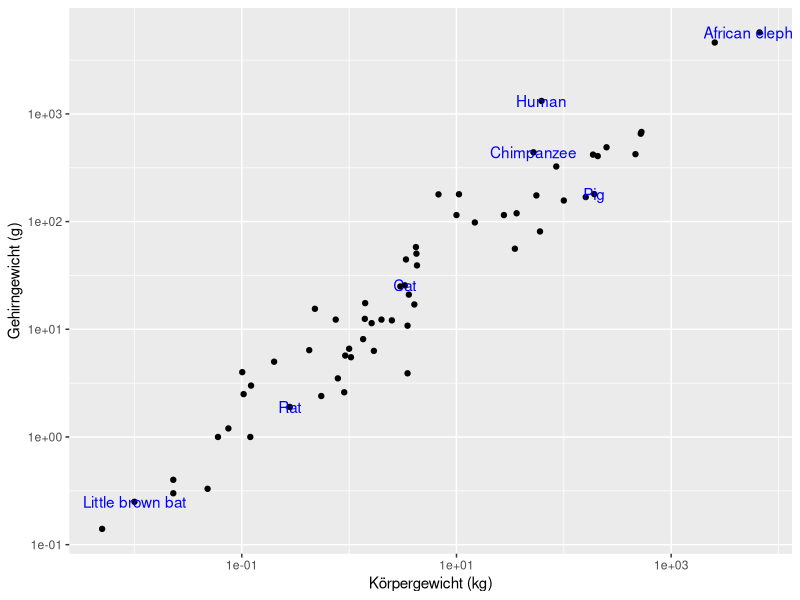
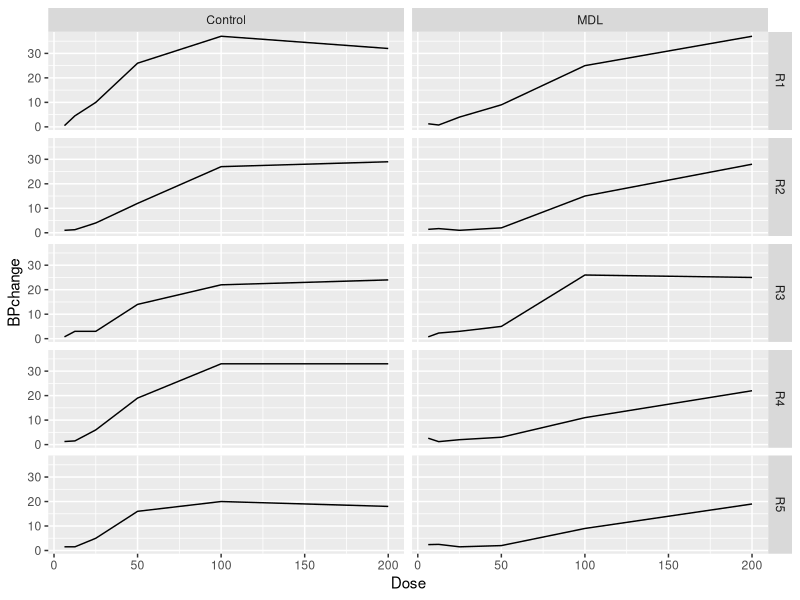
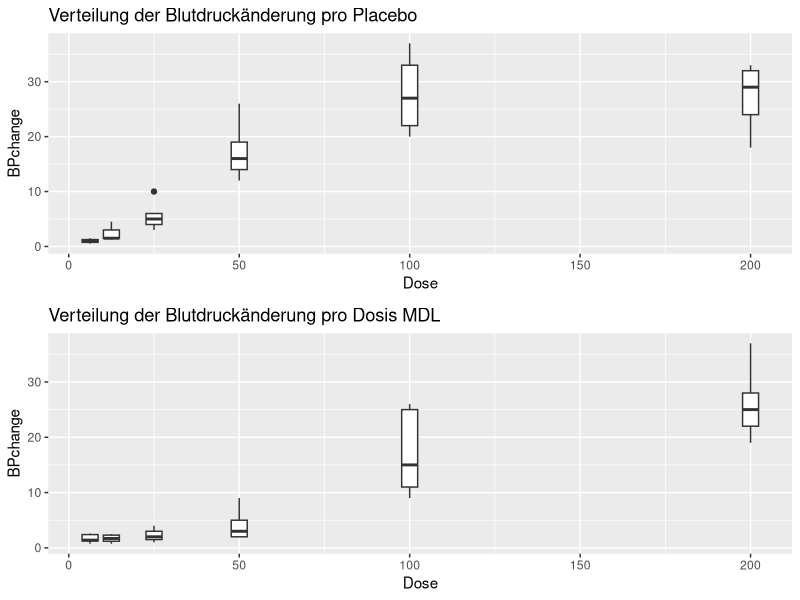

These charts were generated, in order, by the following R code:
## ---- chunk 1
library(knitr)
library(MASS)
library(ggplot2)
library(scales)
library(dplyr)
library(gridExtra)
## ---- chunk 2
#include_graphics("fig/tiere-gewicht.jpg")
## ---- chunk 3
selected_mammals = mammals[c("Pig","Rat", "African elephant", "Chimpanzee", "Cat", 
"Human", "Little brown bat"), ] # rausgefilterte Tiere für Label

ggplot(mammals) + 
  geom_point(aes(x = body, y = brain)) + # Erstellt Scatterplot
  scale_x_continuous("Körpergewicht (kg)", labels = scientific, trans = "log10") +
  scale_y_continuous("Gehirngewicht (g)", labels =scientific, trans = "log10") + 
  geom_text(data = selected_mammals, aes(x = body, y = brain, label = 
  rownames(selected_mammals)), color = "blue") # erstellt Label
## ---- chunk 4
df_ratio_desc = mammals |> mutate(r = brain*0.001/body) |> arrange(desc(r)) |> dplyr::select(r)
kable(head(df_ratio_desc, 10))
## ---- chunk 5
df_ratio_asc = mammals |> mutate(r = brain*0.001/body) |> arrange(r) |> dplyr::select(r)
knitr::kable(head(df_ratio_asc, 10))
## ---- chunk 6
data(Rabbit)

ggplot(Rabbit, aes(x = Dose, y= BPchange)) +
  geom_line() + 
  facet_grid( Rabbit$Animal ~ Rabbit$Treatment) # erstelle unterdiagramm
## ---- chunk 7
control = Rabbit[Rabbit$Treatment =='Control',]
mdl = Rabbit[Rabbit$Treatment =='MDL',]

p1 = ggplot(data = control) +
  geom_boxplot(aes(group=Dose, y=BPchange, x=Dose)) +
  ggtitle('Verteilung der Blutdruckänderung pro Placebo')

p2 = ggplot(data = mdl) +
  geom_boxplot(aes(group=Dose, y=BPchange, x=Dose)) +
  ggtitle('Verteilung der Blutdruckänderung pro Dosis MDL')

grid.arrange(p1,p2, nrow=2)
